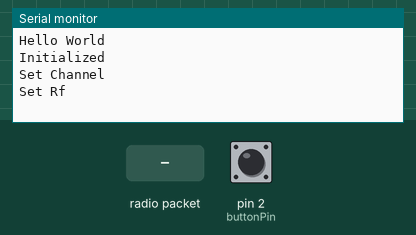
Simulated run of this sketch. Board: Arduino Uno, built with avr-gcc and run on an emulated ATmega328P. Parts: the last lines printed to the serial monitor. The test bench sets the inputs (shaded band); at power-on: pin 2 (buttonPin) HIGH. No radio packets arrive unless stated.

Above: at 1.2 s.
1.3 s: radio packet "1" arrives
At 2.5 s:
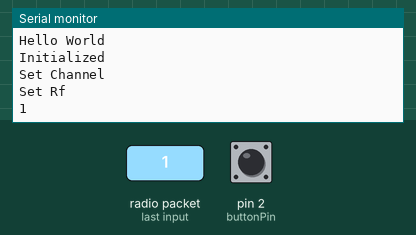
2.8 s: radio packet "0" arrives
At 3.9 s:
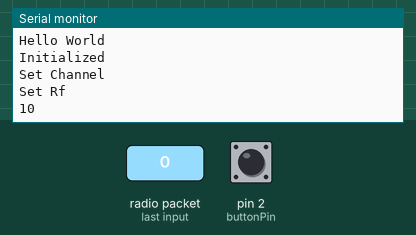

Measured:
- after the input at 1.3 s, the serial monitor: prints a new line at once (image 1)
- after the input at 2.8 s, the serial monitor: prints a new line at once (image 2)

The sketch:

nrf24lo1_arduino_reciever.ino
```cpp
#include <SPI.h>
#include <RH_NRF24.h>

RH_NRF24 nrf24;

//String divider;

const int buttonPin = 2;
const int ledPin = 3;

//String divider;
int buttonState = 1;
int oldButtonState = buttonState;
int ledState = 0;

void setup() {
//  pinMode(LED_BUILTIN, OUTPUT);
pinMode(buttonPin, INPUT_PULLUP);
  Serial.begin(9600);
  Serial.println("Hello World");

  if (!nrf24.init()) {
    Serial.println("init failed");
  }
  Serial.println("Initialized");
  // Defaults after init are 2.402 GHz (channel 2), 2Mbps, 0dBm
  if (!nrf24.setChannel(1)) {
    Serial.println("setChannel failed");
  }
  Serial.println("Set Channel");
  if (!nrf24.setRF(RH_NRF24::DataRate2Mbps, RH_NRF24::TransmitPower0dBm)) {
    Serial.println("setRF failed");
  }
  Serial.println("Set Rf");
}

void loop() {

  buttonState = digitalRead(buttonPin);

  if (buttonState == HIGH && oldButtonState == LOW) {
    toggleLed();
  }

  oldButtonState = buttonState;

//  delay(30);

  uint8_t buf[RH_NRF24_MAX_MESSAGE_LEN];
  uint8_t len = sizeof(buf);

  if (nrf24.waitAvailableTimeout(300)) {
    if (nrf24.recv(buf, &len)) {
//      divider += "=";
//      Serial.print(divider + "\n");
////      Serial.println((char*)buf);
Serial.write(buf, len);
toggleLed();

//      if (divider.length() > 5) {
//        divider = "";
//      }
    } else {
      Serial.println("recv failed");
    }
  }
}

void toggleLed() {
  ledState = 1 - ledState;
  digitalWrite(ledPin, ledState);
}
```
